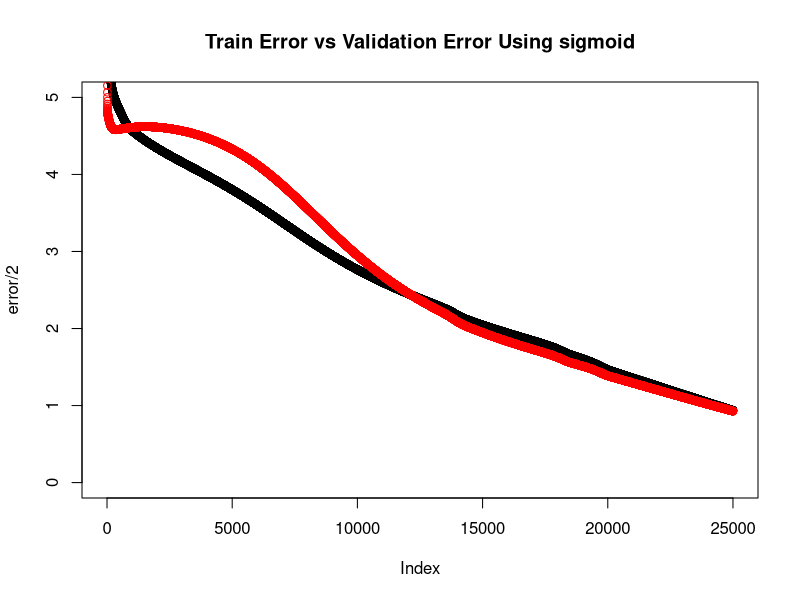
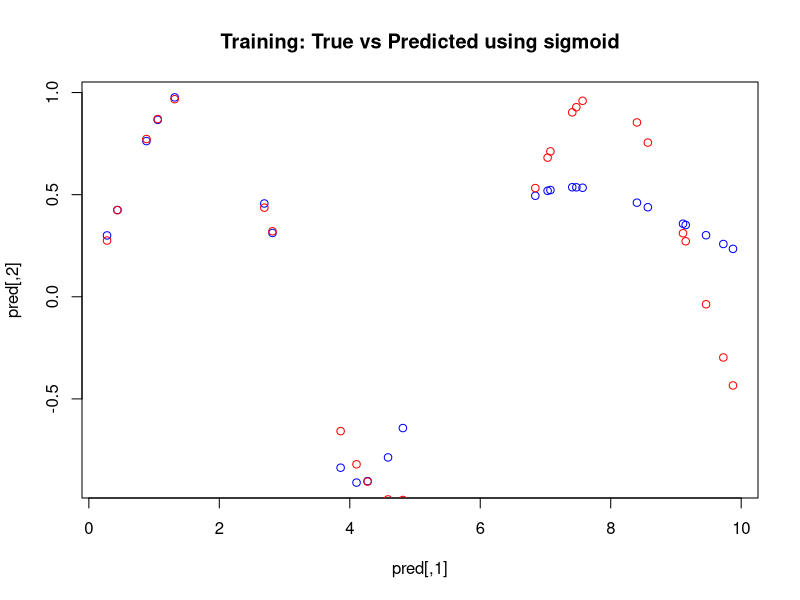
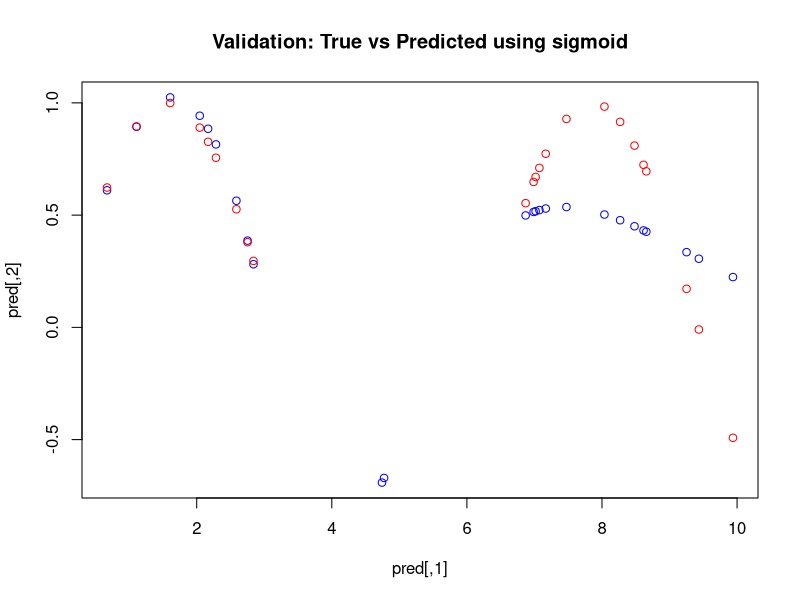
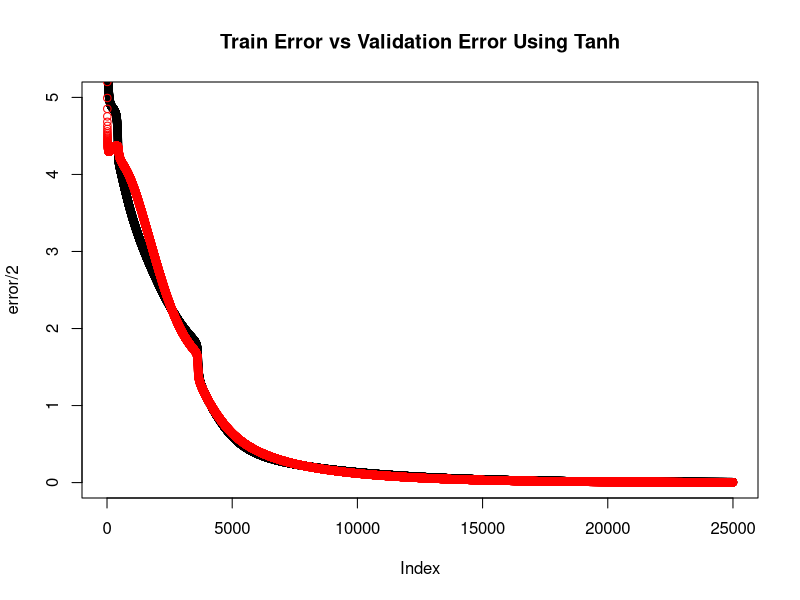
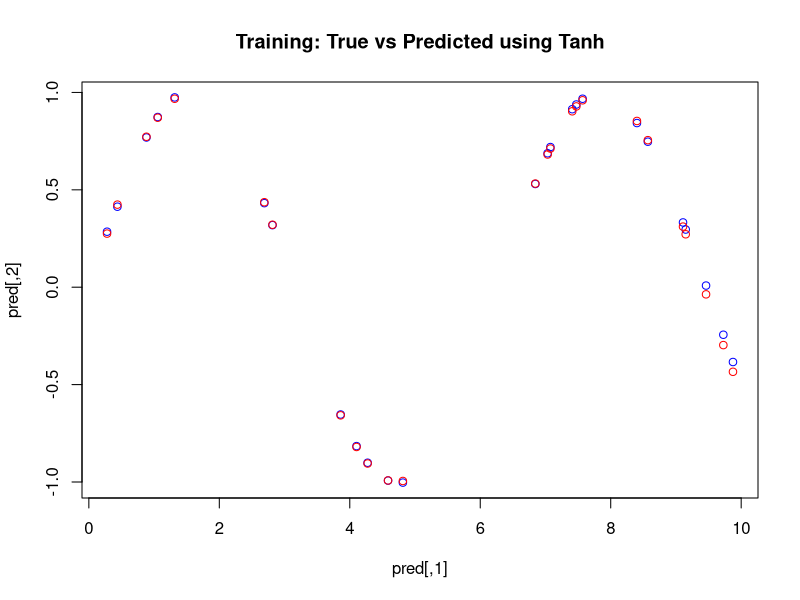
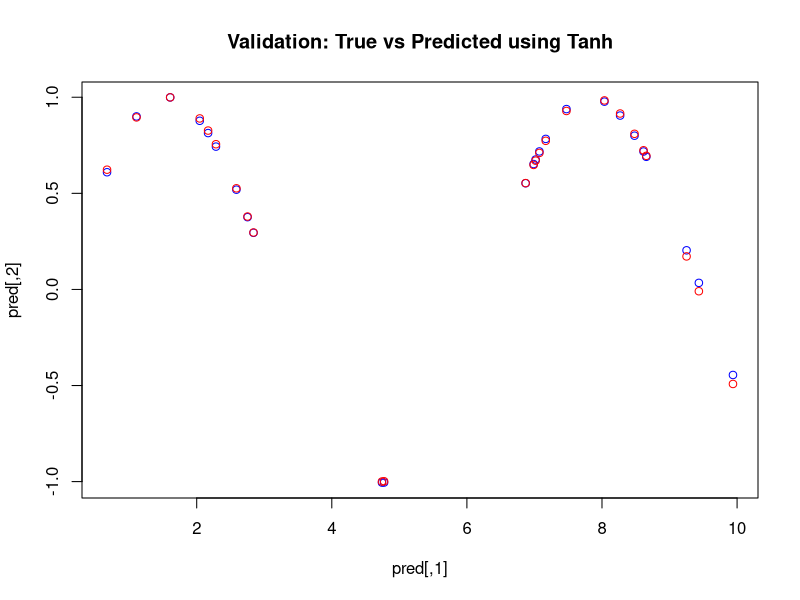

Reproduce these figures in R, in order.
Nnet <- function(a_function){

  set.seed(1234567890)
  Var <- runif(50, 0, 10)
  trva <- data.frame(Var, Sin=sin(Var))
  tr <- trva[1:25,] # Training
  va <- trva[26:50,] # Validation


  # plot(trva)
  # plot(tr)
  # plot(va)

  ##  Initializing Variables

  w_j <- runif(10, -1, 1) # Input weight
  b_j <- runif(10, -1, 1) # Input Bias
  w_k <- runif(10, -1, 1) # Output weight
  b_k <- runif(1, -1, 1)  # Output bias
  l_rate <- 1/nrow(tr)^2  # learning rate
  n_ite = 25000           # Number of Iterations
  error <- rep(0, n_ite)  # Error in Training
  error_va <- rep(0, n_ite) # Error in Validation

  for(i in 1:n_ite) {
    # error computation: Your code here

    ## Error Computation for Test

    a_j <- (as.matrix(tr$Var))%*% (w_j) +
      matrix(rep(b_j,nrow(tr)),ncol=length(b_j),byrow=T) # Activations: aj

    ## Condition to switch the activation functions
    if (a_function == "sigmoid"){

      z_j <- 1/(1+exp(-a_j)) # Equation of Sigmoid function

    }else{

      z_j <- tanh(a_j) # Equation of Tanh function

    }

    a_k <- (z_j %*% w_k) +
      matrix(rep(b_k,nrow(tr)),ncol=length(b_k),byrow=T) # Output Activations: ak

    error[i] <- sum((tr$Sin - as.numeric(a_k))^2) # Least Square Error in test


    ## Error Computation for validation (Same steps as test, used data set va)

    a_j <- (as.matrix(va$Var))%*% (w_j) + matrix(rep(b_j,nrow(va)),ncol=length(b_j),byrow=T)

    if (a_function == "sigmoid"){

      z_j <- 1/(1+exp(-a_j))

    }else{

      z_j <- tanh(a_j)

    }

    a_k <- (z_j %*% w_k) + matrix(rep(b_k,nrow(va)),ncol=length(b_k),byrow=T)

    error_va[i] <- sum((va$Sin - as.numeric(a_k))^2)

    #cat("i: ", i, ", error: ", error[i]/2, ", error_va: ", error_va[i]/2, "\n")

    #flush.console()

    for(n in 1:nrow(tr)) {

      # forward propagation: Your code here

      # Renaming Variables for ease of understanding

      w_i <- w_j # Input weight

      w_o <- w_k # Output weight

      b_i <- b_j  # Input Bias

      b_o <- b_k # Output Bias

      x <- tr[n,1] # Training data

      a_j <-(w_i * x)+ b_i #Input Activations


      ## Condition to switch the activation functions
      if (a_function == "sigmoid"){

        z_j <- 1/(1+exp(-a_j))

      }else{

        z_j <- tanh(a_j)

      }

      a_k <- (z_j %*% w_o) + b_o # Output activations

      ## End of  Forward Propagation

      # backward propagation: Your code here

      y_k <- as.vector(a_k) # For regression output activation is target

      delta_k <- (as.numeric(y_k-tr[n,2])) # partial derivative wrt output activation

      if (a_function == "sigmoid"){

        # Incase of sigmoid function - derivative
        delta_j <-  (z_j * (1-z_j)) *  (w_o * delta_k) # Partial derivative wrt input avtivation

      }else{

        # Incase of sigmoid function - derivative
        delta_j <-  (1-z_j^2) *  (w_o * delta_k)

      }


      E_wi <-delta_j * x # gradient of input weights

      E_wo <- z_j * delta_k # gradient of output weights

      w_ni <- w_j - (l_rate * E_wi) # new input weights using stochastic gradient descent method

      w_no <- w_k - (l_rate * E_wo) # new output weights

      w_j <- w_ni # replace old weights with new weights

      w_k <- w_no

      b_j <- b_i - (l_rate * delta_j) # new input bias using stochastic gradient descent

      b_k <- b_o - (l_rate * delta_k) # new output bias


    }

  }

  # print final weights and errors
  cat("Converged Weights and Biases Using ",a_function,"\n")
  cat("Input Weight: ", w_j,"\n")
  cat("Input Bias: ",b_j, "\n")
  cat("Output Weight: ",w_k,"\n")
  cat("Output Bias: ",b_k,"\n")

  plot(error/2, ylim=c(0, 5), main = paste0("Train Error vs Validation Error Using ",a_function))
  points(error_va/2, col = "red")


  # plot prediction on training data

  ## predicting the target values using converged weights and biases for training data

  a_j <- (as.matrix(tr$Var))%*% (w_j) + matrix(rep(b_j,nrow(tr)),ncol=length(b_j),byrow=T)

  if (a_function == "sigmoid"){

    z_j <- 1/(1+exp(-a_j))

  }else{

    z_j <- tanh(a_j)

  }

  y_k <- (z_j %*% w_k) + matrix(rep(b_k,nrow(tr)),ncol=length(b_k),byrow=T)

  pred <- cbind(tr$Var,y_k)

  plot(pred,col="blue",main=paste0("Training: True vs Predicted using ", a_function))

  points(tr, col = "red")

  # plot prediction on validation data

  ## predicting the target values using converged weights and biases for validation data
  a_j <- (as.matrix(va$Var))%*% (w_j) + matrix(rep(b_j,nrow(va)),ncol=length(b_j),byrow=T)

  if (a_function == "sigmoid"){

    z_j <- 1/(1+exp(-a_j))

  }else{

    z_j <- tanh(a_j)

  }

  y_k <- (z_j %*% w_k) + matrix(rep(b_k,nrow(va)),ncol=length(b_k),byrow=T)

  pred <- cbind(va$Var,y_k)

  plot(pred,col="blue",main=paste0("Validation: True vs Predicted using ", a_function))

  points(va, col = "red")


}


## NN using Sigmoid activation function
Nnet("sigmoid")

## NN using Tanh activation function
Nnet("Tanh")
